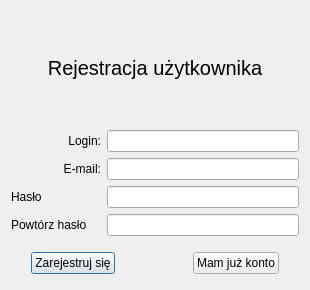
<?xml version="1.0" encoding="UTF-8"?>
<ui version="4.0">
 <class>RegisterInterfaceDialog</class>
 <widget class="QDialog" name="RegisterInterfaceDialog">
  <property name="geometry">
   <rect>
    <x>0</x>
    <y>0</y>
    <width>310</width>
    <height>290</height>
   </rect>
  </property>
  <property name="minimumSize">
   <size>
    <width>310</width>
    <height>290</height>
   </size>
  </property>
  <property name="maximumSize">
   <size>
    <width>310</width>
    <height>305</height>
   </size>
  </property>
  <property name="windowTitle">
   <string>Dialog</string>
  </property>
  <layout class="QVBoxLayout" name="verticalLayout">
   <item>
    <spacer name="vertical_spacer_1">
     <property name="orientation">
      <enum>Qt::Vertical</enum>
     </property>
     <property name="sizeType">
      <enum>QSizePolicy::Minimum</enum>
     </property>
     <property name="sizeHint" stdset="0">
      <size>
       <width>10</width>
       <height>12</height>
      </size>
     </property>
    </spacer>
   </item>
   <item>
    <widget class="QLabel" name="label_form_name">
     <property name="font">
      <font>
       <pointsize>15</pointsize>
      </font>
     </property>
     <property name="text">
      <string>Rejestracja użytkownika</string>
     </property>
     <property name="alignment">
      <set>Qt::AlignCenter</set>
     </property>
    </widget>
   </item>
   <item>
    <spacer name="vertical_spacer_2">
     <property name="orientation">
      <enum>Qt::Vertical</enum>
     </property>
     <property name="sizeType">
      <enum>QSizePolicy::Minimum</enum>
     </property>
     <property name="sizeHint" stdset="0">
      <size>
       <width>10</width>
       <height>12</height>
      </size>
     </property>
    </spacer>
   </item>
   <item>
    <layout class="QFormLayout" name="form_layout">
     <item row="0" column="0">
      <widget class="QLabel" name="label_login">
       <property name="sizePolicy">
        <sizepolicy hsizetype="Preferred" vsizetype="Minimum">
         <horstretch>0</horstretch>
         <verstretch>0</verstretch>
        </sizepolicy>
       </property>
       <property name="minimumSize">
        <size>
         <width>90</width>
         <height>0</height>
        </size>
       </property>
       <property name="text">
        <string>Login:</string>
       </property>
       <property name="alignment">
        <set>Qt::AlignRight|Qt::AlignTrailing|Qt::AlignVCenter</set>
       </property>
      </widget>
     </item>
     <item row="0" column="1">
      <widget class="QLineEdit" name="line_edit_login">
       <property name="sizePolicy">
        <sizepolicy hsizetype="Expanding" vsizetype="Minimum">
         <horstretch>0</horstretch>
         <verstretch>0</verstretch>
        </sizepolicy>
       </property>
       <property name="minimumSize">
        <size>
         <width>50</width>
         <height>0</height>
        </size>
       </property>
       <property name="maxLength">
        <number>60</number>
       </property>
      </widget>
     </item>
     <item row="1" column="0">
      <widget class="QLabel" name="label_email">
       <property name="sizePolicy">
        <sizepolicy hsizetype="Preferred" vsizetype="Minimum">
         <horstretch>0</horstretch>
         <verstretch>0</verstretch>
        </sizepolicy>
       </property>
       <property name="minimumSize">
        <size>
         <width>90</width>
         <height>0</height>
        </size>
       </property>
       <property name="text">
        <string>E-mail:</string>
       </property>
       <property name="alignment">
        <set>Qt::AlignRight|Qt::AlignTrailing|Qt::AlignVCenter</set>
       </property>
      </widget>
     </item>
     <item row="1" column="1">
      <widget class="QLineEdit" name="line_edit_email">
       <property name="sizePolicy">
        <sizepolicy hsizetype="Expanding" vsizetype="Minimum">
         <horstretch>0</horstretch>
         <verstretch>0</verstretch>
        </sizepolicy>
       </property>
       <property name="minimumSize">
        <size>
         <width>50</width>
         <height>0</height>
        </size>
       </property>
       <property name="maxLength">
        <number>60</number>
       </property>
      </widget>
     </item>
     <item row="2" column="0">
      <widget class="QLabel" name="label_password">
       <property name="text">
        <string>Hasło</string>
       </property>
      </widget>
     </item>
     <item row="3" column="0">
      <widget class="QLabel" name="label_repeat_password">
       <property name="text">
        <string>Powtórz hasło</string>
       </property>
      </widget>
     </item>
     <item row="3" column="1">
      <widget class="QLineEdit" name="line_edit_repeat_password"/>
     </item>
     <item row="2" column="1">
      <widget class="QLineEdit" name="line_edit_password"/>
     </item>
    </layout>
   </item>
   <item>
    <spacer name="vertical_spacer_3">
     <property name="orientation">
      <enum>Qt::Vertical</enum>
     </property>
     <property name="sizeType">
      <enum>QSizePolicy::Minimum</enum>
     </property>
     <property name="sizeHint" stdset="0">
      <size>
       <width>20</width>
       <height>10</height>
      </size>
     </property>
    </spacer>
   </item>
   <item>
    <layout class="QHBoxLayout" name="horizontal_layout_5">
     <property name="spacing">
      <number>2</number>
     </property>
     <item>
      <spacer name="horizontal_spacer_down_1">
       <property name="orientation">
        <enum>Qt::Horizontal</enum>
       </property>
       <property name="sizeType">
        <enum>QSizePolicy::Minimum</enum>
       </property>
       <property name="sizeHint" stdset="0">
        <size>
         <width>20</width>
         <height>20</height>
        </size>
       </property>
      </spacer>
     </item>
     <item>
      <widget class="QPushButton" name="push_button_register">
       <property name="text">
        <string>Zarejestruj się</string>
       </property>
      </widget>
     </item>
     <item>
      <spacer name="horizontal_spacer_down_2">
       <property name="orientation">
        <enum>Qt::Horizontal</enum>
       </property>
       <property name="sizeHint" stdset="0">
        <size>
         <width>40</width>
         <height>20</height>
        </size>
       </property>
      </spacer>
     </item>
     <item>
      <widget class="QPushButton" name="push_button_already_account">
       <property name="text">
        <string>Mam już konto</string>
       </property>
      </widget>
     </item>
     <item>
      <spacer name="horizontal_spacer_down_3">
       <property name="orientation">
        <enum>Qt::Horizontal</enum>
       </property>
       <property name="sizeType">
        <enum>QSizePolicy::Minimum</enum>
       </property>
       <property name="sizeHint" stdset="0">
        <size>
         <width>20</width>
         <height>20</height>
        </size>
       </property>
      </spacer>
     </item>
    </layout>
   </item>
   <item>
    <spacer name="vertical_spacer_4">
     <property name="orientation">
      <enum>Qt::Vertical</enum>
     </property>
     <property name="sizeType">
      <enum>QSizePolicy::Minimum</enum>
     </property>
     <property name="sizeHint" stdset="0">
      <size>
       <width>20</width>
       <height>5</height>
      </size>
     </property>
    </spacer>
   </item>
  </layout>
 </widget>
 <resources/>
 <connections/>
</ui>
